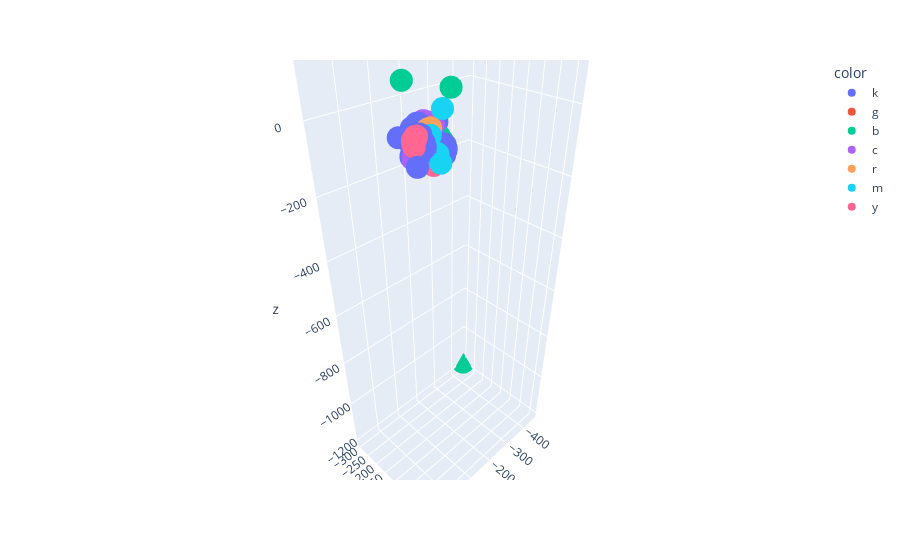

Notebook cell for this chart:
### Code cell
# plot using tsne 
X_embedded  = TSNE(n_components=3, perplexity=10,random_state=24).fit_transform( X )
colors = np.array([x for x in 'bgrcmykbgrcmykbgrcmykbgrcmyk'])
fig = px.scatter_3d(x=X_embedded [:,0],y=X_embedded [:,1],z=X_embedded [:,2],color=colors[optics_clustering.labels_])
fig.show()
